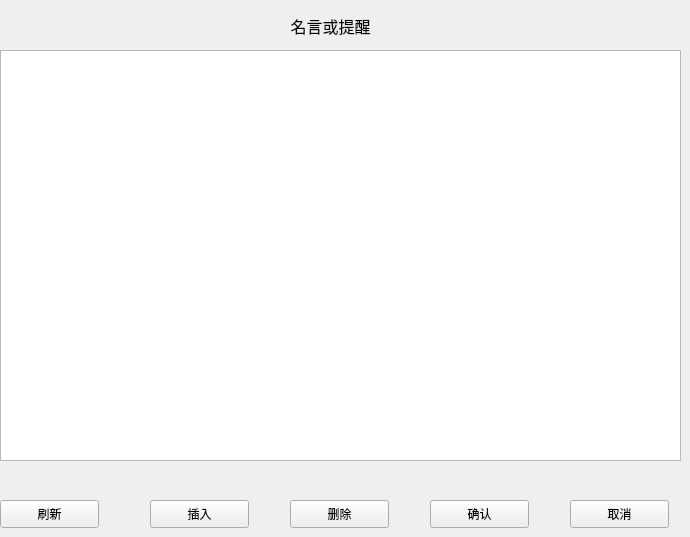
    <widget class="QWidget" name="pageDay">
     <widget class="QLabel" name="dayMessageLabel">
      <property name="geometry">
       <rect>
        <x>60</x>
        <y>0</y>
        <width>541</width>
        <height>51</height>
       </rect>
      </property>
      <property name="font">
       <font>
        <pointsize>12</pointsize>
       </font>
      </property>
      <property name="text">
       <string>名言或提醒</string>
      </property>
      <property name="alignment">
       <set>Qt::AlignmentFlag::AlignCenter</set>
      </property>
     </widget>
     <widget class="QTableView" name="dayTableView">
      <property name="geometry">
       <rect>
        <x>0</x>
        <y>50</y>
        <width>681</width>
        <height>411</height>
       </rect>
      </property>
     </widget>
     <widget class="QPushButton" name="dayRefreshButton">
      <property name="geometry">
       <rect>
        <x>0</x>
        <y>500</y>
        <width>99</width>
        <height>28</height>
       </rect>
      </property>
      <property name="text">
       <string>刷新</string>
      </property>
     </widget>
     <widget class="QPushButton" name="dayCancelButton">
      <property name="geometry">
       <rect>
        <x>570</x>
        <y>500</y>
        <width>99</width>
        <height>28</height>
       </rect>
      </property>
      <property name="text">
       <string>取消</string>
      </property>
     </widget>
     <widget class="QPushButton" name="dayCommitButton">
      <property name="geometry">
       <rect>
        <x>430</x>
        <y>500</y>
        <width>99</width>
        <height>28</height>
       </rect>
      </property>
      <property name="text">
       <string>确认</string>
      </property>
     </widget>
     <widget class="QPushButton" name="dayInsertButton">
      <property name="geometry">
       <rect>
        <x>150</x>
        <y>500</y>
        <width>99</width>
        <height>28</height>
       </rect>
      </property>
      <property name="text">
       <string>插入</string>
      </property>
     </widget>
     <widget class="QPushButton" name="dayDeleteButton">
      <property name="geometry">
       <rect>
        <x>290</x>
        <y>500</y>
        <width>99</width>
        <height>28</height>
       </rect>
      </property>
      <property name="text">
       <string>删除</string>
      </property>
     </widget>
    </widget>
